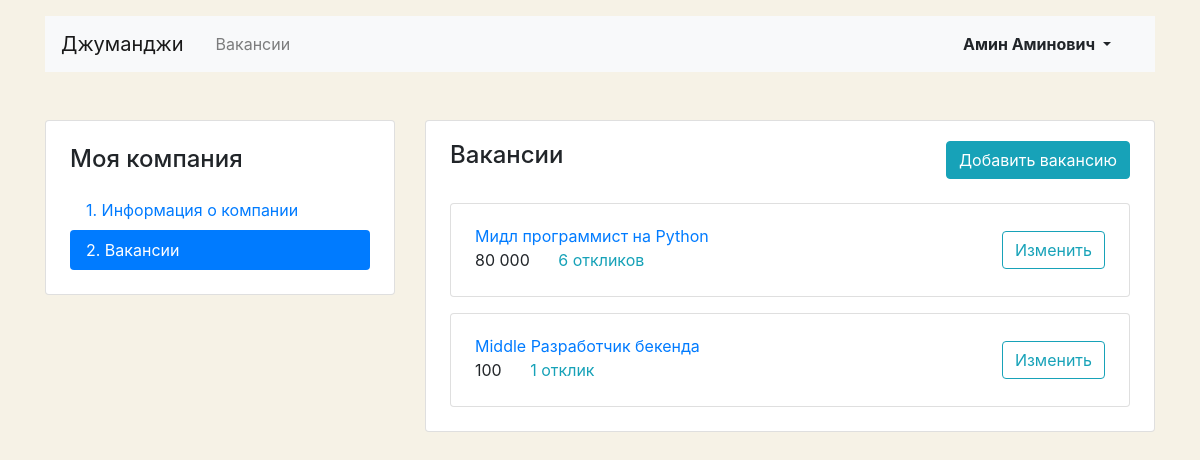
Page /mycompany/vacancies/ (signed in) on the committed database.
### vacancy/models.py (models this page shows)
class Vacancy(models.Model):
    title = models.CharField(max_length=100, verbose_name="Название вакансии")
    specialty = models.ForeignKey('Specialty',
                                  on_delete=models.CASCADE,
                                  related_name="vacancies",
                                  verbose_name="Специализация")
    company = models.ForeignKey('Company',
                                on_delete=models.CASCADE,
                                related_name="vacancies",
                                verbose_name="Компания")
    skills = models.TextField(verbose_name='Навыки')
    description = models.TextField(verbose_name='Текст')
    salary_min = models.IntegerField(verbose_name='Зарплата от')
    salary_max = models.IntegerField(verbose_name='Зарплата до')
    published_at = models.DateField(auto_now_add=True, verbose_name='Опубликовано')

### vacancy/views/my_vacancy.py (the view)
# urls.py: path('mycompany/vacancies/', myvacancy_list, name='myvacancy_list'),
@login_required
def myvacancy_list(request):
    user_id = User.objects.get(pk=request.user.id)
    company = Company.objects.get(owner=user_id)
    vacancies = Vacancy.objects.filter(company=company)
    if vacancies.count() == 0:
        print('нет вакансий')
        no_vacancies = True
    else:
        no_vacancies = False
        print('есть вакансии')
    print(vacancies.count())
    return render(request, 'vacancy/my_vacancy/vacancy-list.html', context={
                                                                'no_vacancies': no_vacancies,
                                                                'vacancies': vacancies
                                                                })

### vacancy/templatetags/vacancy_tags.py (called while the page is built)
@register.filter(name='human_number')
def human_number(int_number):
    number_to_view = '{:,}'.format(int_number).replace(',', ' ')
    return number_to_view

@register.filter(name='suffix_cnt_application')
def suffix_cnt_application(int_number):
    words_suffix = ['отклик', 'отклика', 'откликов']
    ostatok = int(int_number) % 100
    if ostatok >= 10 and ostatok <= 20:
        print_word = words_suffix[2]
    else:
        ostastok_last = ostatok % 10
        if ostastok_last == 1:
            print_word = words_suffix[0]
        elif ostastok_last in [2, 3, 4]:
            print_word = words_suffix[1]
        else:
            print_word = words_suffix[2]
    return str(int_number) + ' ' + print_word

### template/vacancy/my_vacancy/vacancy-list.html (shortened to what this page needs)
{% extends 'vacancy/base.html' %}
{% load vacancy_tags %}
{% block content %}
  <main class="container mt-3 pb-5">
    <div class="row mt-5">
      <div class="col-12 col-lg-4">
        <aside class="pt-3 pb-4 px-4 mb-5 card">
          <h1 class="h4 pt-2 pb-2">Моя компания</h1>
          <div class="nav flex-column nav-pills" id="v-pills-tab" role="tablist" aria-orientation="vertical">
            <a class="nav-link" href="{% url 'mycompany_info' %}">1. Информация о&nbsp;компании</a>
            <a class="nav-link active" href="{% url 'myvacancy_list' %}">2. Вакансии</a>
          </div>
        </aside>
      </div>
      <div class="col-12 col-lg-8">
        <div class="card">
          <div class="card-body px-4 pb-4">
            <section class="tab-pane fade show active">
              <div class="row">
                <div class="col">
                  <div class="" style="margin-bottom: 0px;">
                    <h2 class="h4">Вакансии</h2>
                  </div>
                </div>
                <div class="col-4">
                  <div class="float-right mb-2">
                  <a class="btn btn-info" href="{% url 'myvacancy_blank_form' %}">Добавить вакансию</a>
                  </div>
                </div>
              </div>
              {% for vacancy in vacancies %}
              <div class="card mt-3">
                <div class="card-body px-4">
                  <div class="row align-items-center">
                    <div class="col-6 col-lg-8">
                      <a href="{% url 'vacancy_page' vacancy.id %}" class="mb-1">{{ vacancy.title }}</a>
                      <p class="mb-1">
                        <span class="mr-4">{{ vacancy.salary_min|human_number }}</span>
                        {% if vacancy.applications.count == 0 %}
                          <a href="" class="text-info">Нет откликов</a>
                        {% else %}
                          <a href="" class="text-info">{{ vacancy.applications.count|suffix_cnt_application }}</a>
                        {% endif %}
                      </p>
                    </div>
                    <div class="col-6 col-lg-4 text-right">
                      <a href="{% url 'myvacancy_info' vacancy.id %}" class="btn btn-outline-info">Изменить</a>
                    </div>
                  </div>
                </div>
              </div>
              {% endfor %}
            </section>
          </div>
        </div>
      </div>
    </div>
  </main>
{% endblock %}

### template/vacancy/base.html (shortened to what this page needs)
<!DOCTYPE html>
<html lang="ru">
<head>
  <link rel="stylesheet" href="https://stackpath.bootstrapcdn.com/bootstrap/4.3.1/css/bootstrap.min.css">
</head>
<body>
  <header class="container mt-3">
    <nav class="navbar navbar-expand-lg navbar-light bg-light">
      <a class="navbar-brand mr-4" href="{% url 'main_page' %}">Джуманджи</a>
      <div class="collapse navbar-collapse justify-content-between" id="navbarNav">
        <ul class="navbar-nav col-10">
          <li class="nav-item">
            <a class="nav-link" href="{% url 'vacancy_list' %}">Вакансии</a>
          </li>
        </ul>
        {% if user.is_authenticated %}
          <ul class="navbar-nav col-2 justify-content-end">
            <li class="nav-item active">
              <div class="btn-group">
                <button type="button" class="btn dropdown-toggle font-weight-bold" data-toggle="dropdown" aria-haspopup="true" aria-expanded="false">
                  {{user.first_name}} {{user.last_name}}
                </button>
              </div>
            </li>
          </ul>
        {% else %}
          <ul class="navbar-nav col-2 justify-content-end">
            <li class="nav-item active">
              <a href="{% url 'login' %}" class="nav-link font-weight-bold">Вход</a>
            </li>
          </ul>
        {% endif %}
      </div>
    </nav>
  </header>
{% block content %}
{% endblock %}
</body>
</html>

### template/vacancy/my_vacancy/vacancy-list.html (style rules this page uses)
body { background-color: #F6F2E6; }

### rows in the picture
Vacancy: title "Мидл программист на Python", salary_min|human_number "80 000", applications.count|suffix_cnt_application "6 откликов"
Vacancy: title "Middle Разработчик бекенда", salary_min|human_number "100", applications.count|suffix_cnt_application "1 отклик"

### other values in the picture
{{ user.first_name }} "Амин"
{{ user.last_name }} "Аминович"
